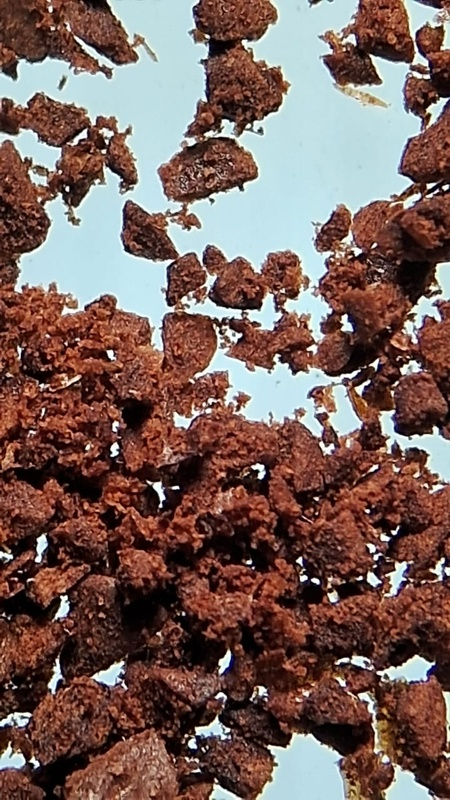
#> input picture images/puros/image1.jpeg, 450 x 800 px, shrunk from 720 x 1280 before the run
$ python model.py
#> lines starting #> are read from the running program, lines starting #| are printed output that depends on the picture; after the words box and inside, x2 and y2 are one past the last pixel; in counts of white or black regions, pixels touching at a corner belong together
import cv2
import numpy as np
import os
from datetime import datetime

def calculate_impurity_percentage(img):
    #Calculando a porcentagem de impureza em uma imagem
    gray = cv2.cvtColor(img, cv2.COLOR_BGR2GRAY)
    blurred = cv2.GaussianBlur(gray, (5, 5), 0)
    _, thresh = cv2.threshold(blurred, 0, 255, cv2.THRESH_BINARY_INV + cv2.THRESH_OTSU)
    contours, _ = cv2.findContours(thresh, cv2.RETR_EXTERNAL, cv2.CHAIN_APPROX_SIMPLE)

    total_area = img.shape[0] * img.shape[1]
    impurity_area = 0

    for cnt in contours:
        area = cv2.contourArea(cnt)
        if area > 50:  # Filtro para pegar pequenos ruídos
            impurity_area += area

    return (impurity_area / total_area) * 100

def analyze_specific_images(image_paths, purity_threshold=5.0):
    #Analisando as imagens selecionadas e gerando o relatório final
#> called with purity_threshold = 5
    results = []

    print("\nAnálise de Imagens")
    print("="*40)

    for img_path in image_paths:
        filename = os.path.basename(img_path)
        img = cv2.imread(img_path)
#> img is the input picture: shape (800, 450, 3); mean B, G, R 91.6, 97.6, 121.9

        if img is not None:
            impurity_pct = calculate_impurity_percentage(img)
#> in calculate_impurity_percentage, `gray = cv2.cvtColor(img, cv2.COLOR_BGR2GRAY)`:
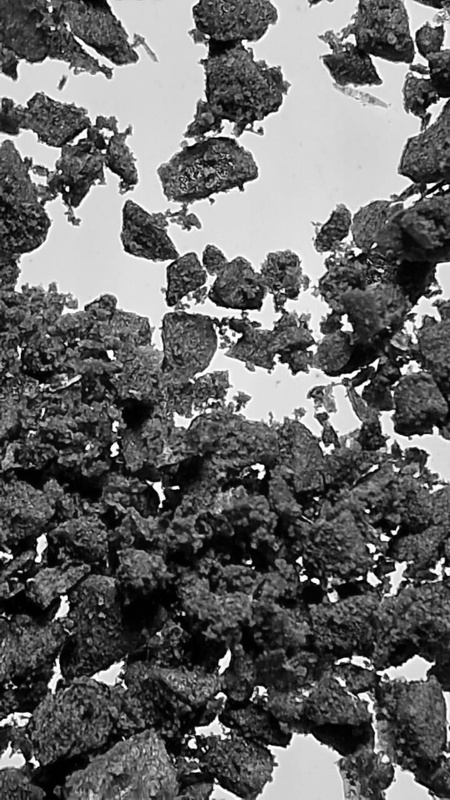
#> gray: shape (800, 450); min 0, max 255, mean 104.2
#> in calculate_impurity_percentage, `blurred = cv2.GaussianBlur(gray, (5, 5), 0)`:
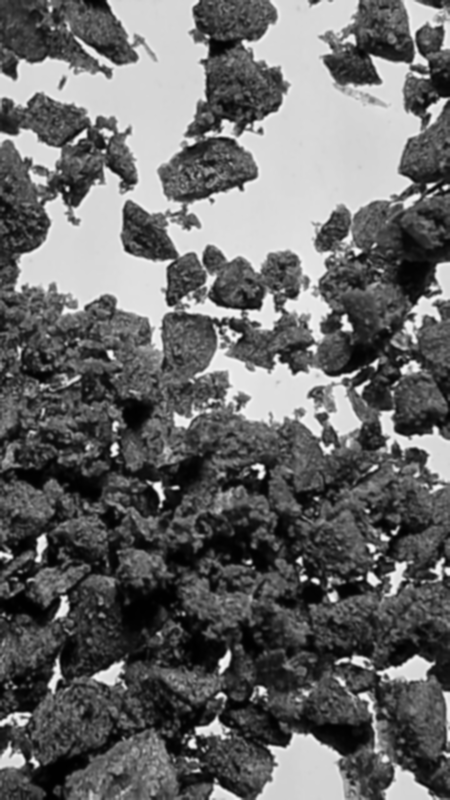
#> blurred: shape (800, 450); min 0, max 251, mean 104.2
#> in calculate_impurity_percentage, `_, thresh = cv2.threshold(blurred, 0, 255, cv2.THRESH_BINARY_INV + cv2..`:
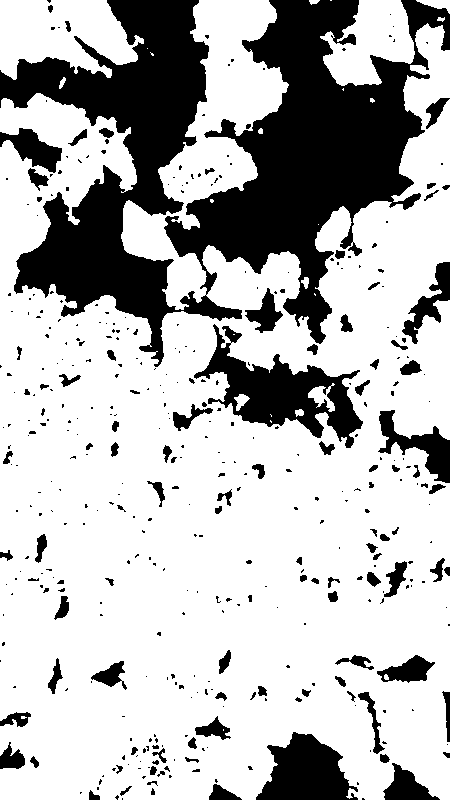
#> thresh: shape (800, 450); 72.1% white; 415 black regions (306 under 20 px)
#> in calculate_impurity_percentage, `contours, _ = cv2.findContours(thresh, cv2.RETR_EXTERNAL, cv2.CHAIN_AP..`: contours = 18 contours, 11 with area under 20; largest, box (x1, y1, x2, y2) and area: (0, 0, 450, 800) 261492, (0, 0, 144, 80) 7718, (320, 0, 415, 86) 4832, (416, 0, 450, 14) 186, (301, 277, 309, 289) 46, (59, 77, 66, 89) 32, (309, 0, 320, 5) 25
#> the loop in calculate_impurity_percentage, `for cnt in contours:` made 18 passes
#> (area, impurity_area) on passes 13, 14, 17, 18: (186.5, 186.5), (4831.5, 5018), (261492, 266510), (7718.5, 274228.5)
#> area on passes 3, 9, 16: 45.5, 32, 25
#> after the loop in calculate_impurity_percentage, `for cnt in contours:`: impurity_area = 274228.5
#> impurity_pct = 76.17
            is_pure = impurity_pct < purity_threshold
#> is_pure = False

            result = {
                'filename': filename,
                'impurity_pct': impurity_pct,
                'classification': 'Puro' if is_pure else 'Impuro'
            }
#> result = {'filename': 'image1.jpeg', 'impurity_pct': 76.17, 'classification': 'Impuro'}
            results.append(result)

            # Exibir resultado individual
            print(f"\n📄 {filename}:")
            print(f"  → Porcentagem de impureza: {impurity_pct:.2f}%")
#|   → Porcentagem de impureza: 76.17%
            print(f"  → Classificação: {result['classification']}")
#|   → Classificação: Impuro
        else:
            print(f"Não foi possível ler a imagem: {filename}")
#> pass 2 of the loop in analyze_specific_images, `for img_path in image_paths:`:
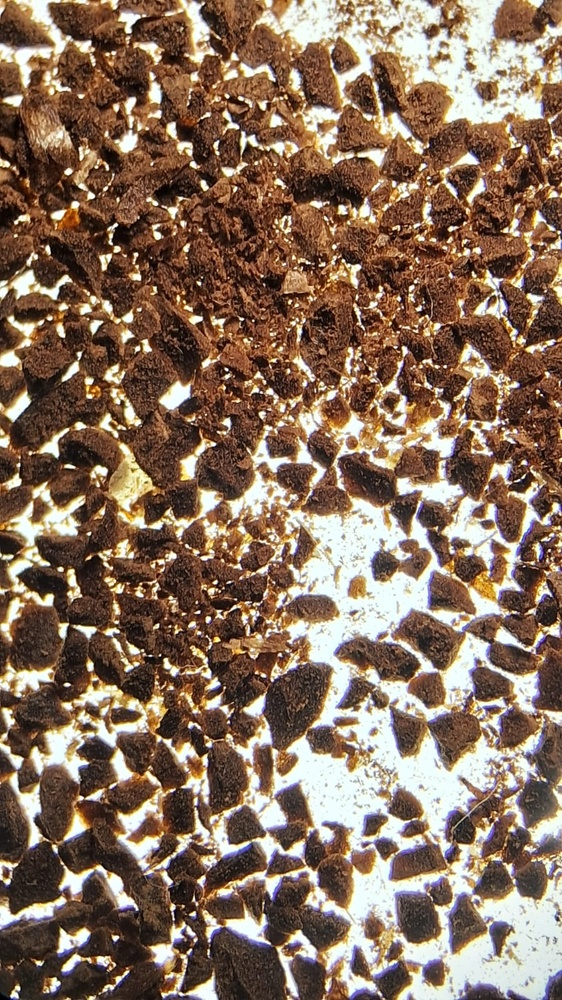
#> input picture images/impuros/image1.jpeg, 562 x 1000 px, shrunk from 900 x 1600 before the run
#> in analyze_specific_images, img is the input picture: shape (1000, 562, 3); mean B, G, R 93.2, 111.6, 135.9
#> in calculate_impurity_percentage (call 2), `gray = cv2.cvtColor(img, cv2.COLOR_BGR2GRAY)`:
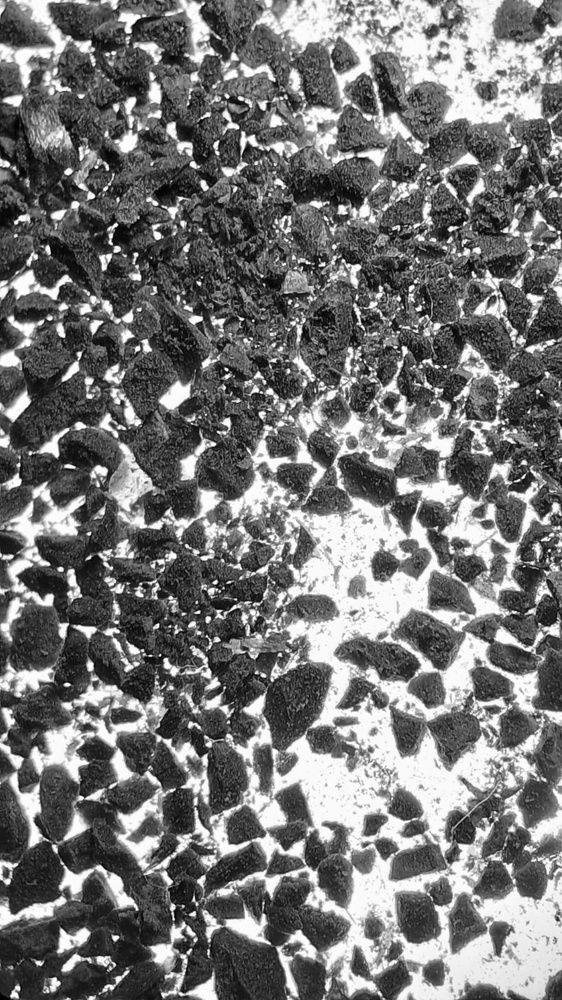
#> gray: shape (1000, 562); min 0, max 255, mean 116.8
#> blurred: shape (1000, 562)
#> in calculate_impurity_percentage (call 2), `_, thresh = cv2.threshold(blurred, 0, 255, cv2.THRESH_BINARY_INV + cv2..`:
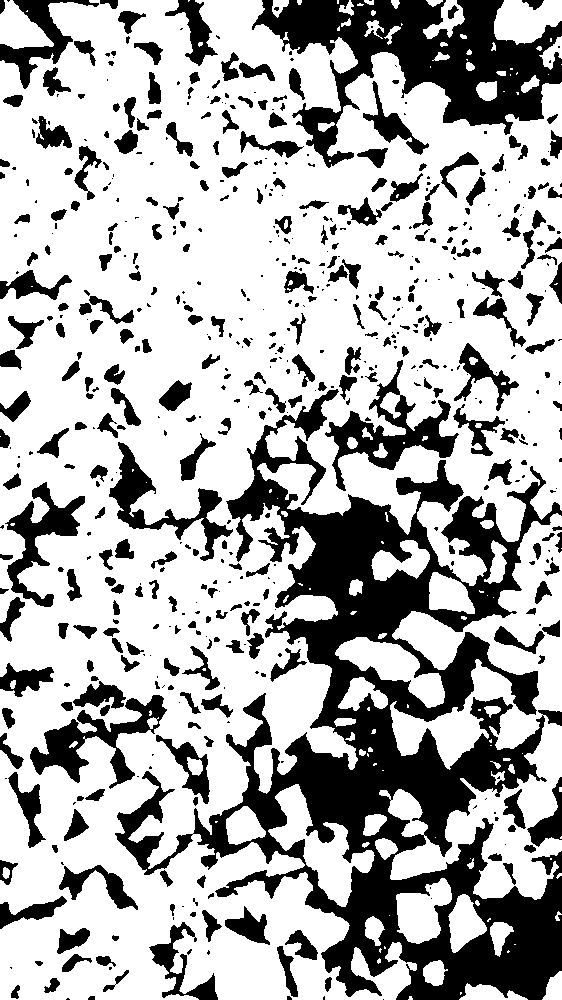
#> thresh: shape (1000, 562); 69.1% white; 610 black regions (287 under 20 px)
#> contours = 122 contours, 70 with area under 20; largest, box (x1, y1, x2, y2) and area: (0, 0, 562, 1000) 386434, (379, 513, 562, 900) 29356, (268, 784, 375, 907) 4296, (335, 637, 445, 708) 3082, (396, 878, 452, 944) 2195
#> the loop in calculate_impurity_percentage (call 2), `for cnt in contours:` made 122 passes
#> (area, impurity_area) on passes 3, 4, 5, 11, 13, 17, 18, 20: (583, 583), (349, 932), (407.5, 1339.5), (416, 1755.5), (340, 2095.5), (1263, 3358.5), (2195, 5553.5), (54, 5607.5)
#> after the loop in calculate_impurity_percentage (call 2), `for cnt in contours:`: impurity_area = 440497.5
#> impurity_pct = 78.38
#> result = {'filename': 'image1.jpeg', 'impurity_pct': 78.38, 'classification': 'Impuro'}
#|   → Porcentagem de impureza: 78.38%
#|   → Classificação: Impuro

    return results

def generate_summary_report(results, purity_threshold=5.0):
    #Relatório com estatísticas
    if not results:
        print("\nNenhum resultado para gerar relatório.")
        return

    total_images = len(results)
    pure_count = sum(1 for r in results if r['classification'] == 'Puro')
    impure_count = total_images - pure_count
    avg_impurity = sum(r['impurity_pct'] for r in results) / total_images

    print("\nRELATÓRIO FINAL")
    print("="*40)
    print(f"Total de imagens analisadas: {total_images}")
    print(f"Imagens classificadas como puras: {pure_count} ({pure_count/total_images:.1%})")
    print(f"Imagens classificadas como impuras: {impure_count} ({impure_count/total_images:.1%})")
    print(f"Porcentagem média de impureza: {avg_impurity:.2f}%")
    print("="*40)

# Configurações
PURITY_THRESHOLD = 5.0  # Limitar para considerar como puro (em %)

# Lista das imagens pra analisar
IMAGES_LIST = [
    "images/puros/image1.jpeg",
    "images/impuros/image1.jpeg"
]

# Processamento
all_results = analyze_specific_images(IMAGES_LIST, PURITY_THRESHOLD)
#> all_results = 2 items
generate_summary_report(all_results, PURITY_THRESHOLD)
#> in generate_summary_report, `total_images = len(results)`: total_images = 2
#> in generate_summary_report, `pure_count = sum(1 for r in results if r['classification'] == 'Puro')`: pure_count = 0
#> in generate_summary_report, `impure_count = total_images - pure_count`: impure_count = 2
#> in generate_summary_report, `avg_impurity = sum(r['impurity_pct'] for r in results) / total_images`: avg_impurity = 77.28
#| Total de imagens analisadas: 2
#| Imagens classificadas como puras: 0 (0.0%)
#| Imagens classificadas como impuras: 2 (100.0%)
#| Porcentagem média de impureza: 77.28%
